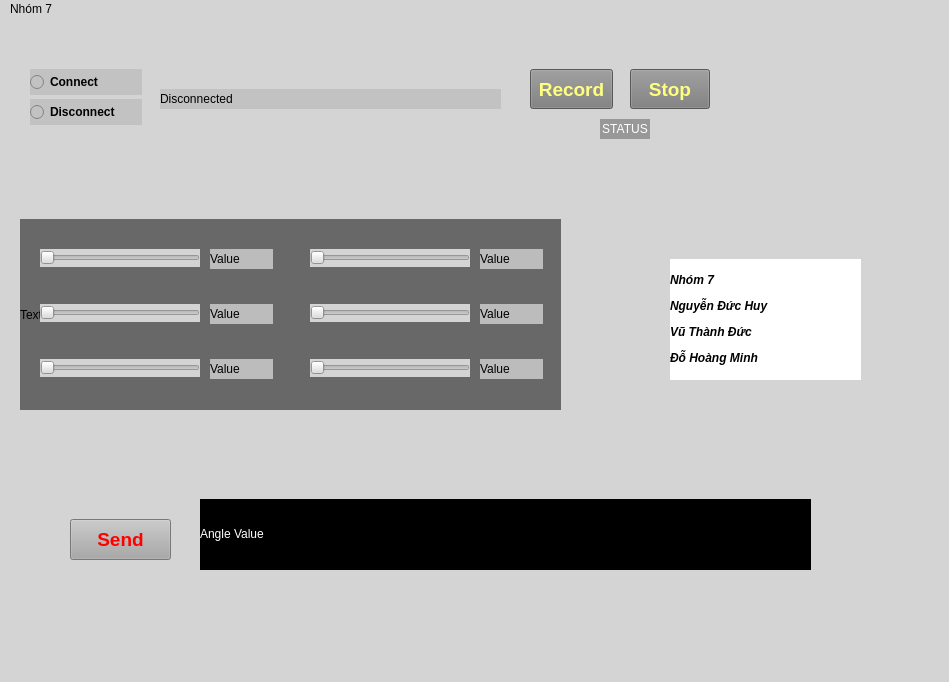
<?xml version="1.0" encoding="UTF-8"?>
<ui version="4.0">
 <class>MainWindow</class>
 <widget class="QMainWindow" name="MainWindow">
  <property name="geometry">
   <rect>
    <x>0</x>
    <y>0</y>
    <width>949</width>
    <height>682</height>
   </rect>
  </property>
  <property name="windowTitle">
   <string>CONTROLLER</string>
  </property>
  <property name="windowOpacity">
   <double>1.000000000000000</double>
  </property>
  <property name="autoFillBackground">
   <bool>false</bool>
  </property>
  <property name="styleSheet">
   <string notr="true">background-color: rgb(212, 212, 212);
color: rgb(0, 0, 0);</string>
  </property>
  <widget class="QWidget" name="centralwidget">
   <widget class="QPushButton" name="stop_btn">
    <property name="geometry">
     <rect>
      <x>630</x>
      <y>50</y>
      <width>80</width>
      <height>40</height>
     </rect>
    </property>
    <property name="font">
     <font>
      <pointsize>14</pointsize>
      <bold>true</bold>
     </font>
    </property>
    <property name="styleSheet">
     <string notr="true">background-color: rgb(124, 124, 124);
color: rgb(255, 255, 127);</string>
    </property>
    <property name="text">
     <string>Stop</string>
    </property>
   </widget>
   <widget class="QPushButton" name="record_btn">
    <property name="geometry">
     <rect>
      <x>530</x>
      <y>50</y>
      <width>83</width>
      <height>40</height>
     </rect>
    </property>
    <property name="font">
     <font>
      <pointsize>14</pointsize>
      <bold>true</bold>
     </font>
    </property>
    <property name="styleSheet">
     <string notr="true">background-color: rgb(124, 124, 124);
color: rgb(255, 255, 127);</string>
    </property>
    <property name="text">
     <string>Record</string>
    </property>
    <property name="checkable">
     <bool>false</bool>
    </property>
   </widget>
   <widget class="QPushButton" name="send_btn">
    <property name="geometry">
     <rect>
      <x>70</x>
      <y>500</y>
      <width>101</width>
      <height>41</height>
     </rect>
    </property>
    <property name="font">
     <font>
      <pointsize>14</pointsize>
      <bold>true</bold>
     </font>
    </property>
    <property name="styleSheet">
     <string notr="true">background-color: rgb(168, 168, 168);
color: rgb(255, 0, 0);</string>
    </property>
    <property name="text">
     <string>Send</string>
    </property>
   </widget>
   <widget class="QRadioButton" name="connect_btn">
    <property name="geometry">
     <rect>
      <x>30</x>
      <y>50</y>
      <width>112</width>
      <height>26</height>
     </rect>
    </property>
    <property name="font">
     <font>
      <bold>true</bold>
     </font>
    </property>
    <property name="styleSheet">
     <string notr="true">background-color: rgb(194, 194, 194);
color: rgb(0, 0, 0);
</string>
    </property>
    <property name="text">
     <string>Connect</string>
    </property>
   </widget>
   <widget class="QRadioButton" name="disconnect_btn">
    <property name="geometry">
     <rect>
      <x>30</x>
      <y>80</y>
      <width>112</width>
      <height>26</height>
     </rect>
    </property>
    <property name="font">
     <font>
      <bold>true</bold>
     </font>
    </property>
    <property name="styleSheet">
     <string notr="true">background-color: rgb(194, 194, 194);
color: rgb(0, 0, 0);
</string>
    </property>
    <property name="text">
     <string>Disconnect</string>
    </property>
   </widget>
   <widget class="QSlider" name="angle1_slider">
    <property name="geometry">
     <rect>
      <x>40</x>
      <y>230</y>
      <width>160</width>
      <height>18</height>
     </rect>
    </property>
    <property name="styleSheet">
     <string notr="true"/>
    </property>
    <property name="maximum">
     <number>180</number>
    </property>
    <property name="orientation">
     <enum>Qt::Orientation::Horizontal</enum>
    </property>
   </widget>
   <widget class="QSlider" name="angle2_slider">
    <property name="geometry">
     <rect>
      <x>310</x>
      <y>230</y>
      <width>160</width>
      <height>18</height>
     </rect>
    </property>
    <property name="minimum">
     <number>120</number>
    </property>
    <property name="maximum">
     <number>180</number>
    </property>
    <property name="orientation">
     <enum>Qt::Orientation::Horizontal</enum>
    </property>
   </widget>
   <widget class="QSlider" name="angle3_slider">
    <property name="geometry">
     <rect>
      <x>40</x>
      <y>285</y>
      <width>160</width>
      <height>18</height>
     </rect>
    </property>
    <property name="maximum">
     <number>120</number>
    </property>
    <property name="orientation">
     <enum>Qt::Orientation::Horizontal</enum>
    </property>
   </widget>
   <widget class="QSlider" name="angle4_slider">
    <property name="geometry">
     <rect>
      <x>310</x>
      <y>285</y>
      <width>160</width>
      <height>18</height>
     </rect>
    </property>
    <property name="maximum">
     <number>180</number>
    </property>
    <property name="orientation">
     <enum>Qt::Orientation::Horizontal</enum>
    </property>
   </widget>
   <widget class="QSlider" name="angle5_slider">
    <property name="geometry">
     <rect>
      <x>40</x>
      <y>340</y>
      <width>160</width>
      <height>18</height>
     </rect>
    </property>
    <property name="maximum">
     <number>180</number>
    </property>
    <property name="orientation">
     <enum>Qt::Orientation::Horizontal</enum>
    </property>
   </widget>
   <widget class="QSlider" name="angle6_slider">
    <property name="geometry">
     <rect>
      <x>310</x>
      <y>340</y>
      <width>160</width>
      <height>18</height>
     </rect>
    </property>
    <property name="minimum">
     <number>30</number>
    </property>
    <property name="maximum">
     <number>120</number>
    </property>
    <property name="orientation">
     <enum>Qt::Orientation::Horizontal</enum>
    </property>
   </widget>
   <widget class="QLabel" name="output_screen">
    <property name="geometry">
     <rect>
      <x>200</x>
      <y>480</y>
      <width>611</width>
      <height>71</height>
     </rect>
    </property>
    <property name="font">
     <font>
      <italic>false</italic>
      <underline>false</underline>
      <fontweight>ExtraBold</fontweight>
     </font>
    </property>
    <property name="styleSheet">
     <string notr="true">background-color: rgb(0, 0, 0);
color: rgb(255, 255, 255);</string>
    </property>
    <property name="text">
     <string>Angle Value</string>
    </property>
    <property name="wordWrap">
     <bool>false</bool>
    </property>
    <property name="openExternalLinks">
     <bool>false</bool>
    </property>
    <property name="textInteractionFlags">
     <set>Qt::TextInteractionFlag::LinksAccessibleByMouse|Qt::TextInteractionFlag::TextSelectableByKeyboard|Qt::TextInteractionFlag::TextSelectableByMouse</set>
    </property>
   </widget>
   <widget class="QLabel" name="record_st">
    <property name="geometry">
     <rect>
      <x>600</x>
      <y>100</y>
      <width>50</width>
      <height>20</height>
     </rect>
    </property>
    <property name="styleSheet">
     <string notr="true">background-color: rgb(152, 152, 152);
color: rgb(255, 255, 255);</string>
    </property>
    <property name="text">
     <string>STATUS</string>
    </property>
    <property name="alignment">
     <set>Qt::AlignmentFlag::AlignCenter</set>
    </property>
   </widget>
   <widget class="QLabel" name="angle1_value">
    <property name="geometry">
     <rect>
      <x>210</x>
      <y>230</y>
      <width>63</width>
      <height>20</height>
     </rect>
    </property>
    <property name="styleSheet">
     <string notr="true">background-color: rgb(188, 188, 188);
color: rgb(0, 0, 0);</string>
    </property>
    <property name="text">
     <string>Value</string>
    </property>
   </widget>
   <widget class="QLabel" name="angle2_value">
    <property name="geometry">
     <rect>
      <x>480</x>
      <y>230</y>
      <width>63</width>
      <height>20</height>
     </rect>
    </property>
    <property name="styleSheet">
     <string notr="true">background-color: rgb(188, 188, 188);
color: rgb(0, 0, 0);</string>
    </property>
    <property name="text">
     <string>Value</string>
    </property>
   </widget>
   <widget class="QLabel" name="angle3_value">
    <property name="geometry">
     <rect>
      <x>210</x>
      <y>285</y>
      <width>63</width>
      <height>20</height>
     </rect>
    </property>
    <property name="styleSheet">
     <string notr="true">background-color: rgb(188, 188, 188);
color: rgb(0, 0, 0);</string>
    </property>
    <property name="text">
     <string>Value</string>
    </property>
   </widget>
   <widget class="QLabel" name="angle4_value">
    <property name="geometry">
     <rect>
      <x>480</x>
      <y>285</y>
      <width>63</width>
      <height>20</height>
     </rect>
    </property>
    <property name="styleSheet">
     <string notr="true">background-color: rgb(188, 188, 188);
color: rgb(0, 0, 0);</string>
    </property>
    <property name="text">
     <string>Value</string>
    </property>
   </widget>
   <widget class="QLabel" name="angle5_value">
    <property name="geometry">
     <rect>
      <x>210</x>
      <y>340</y>
      <width>63</width>
      <height>20</height>
     </rect>
    </property>
    <property name="styleSheet">
     <string notr="true">background-color: rgb(188, 188, 188);
color: rgb(0, 0, 0);</string>
    </property>
    <property name="text">
     <string>Value</string>
    </property>
   </widget>
   <widget class="QLabel" name="angle6_value">
    <property name="geometry">
     <rect>
      <x>480</x>
      <y>340</y>
      <width>63</width>
      <height>20</height>
     </rect>
    </property>
    <property name="styleSheet">
     <string notr="true">background-color: rgb(188, 188, 188);
color: rgb(0, 0, 0);</string>
    </property>
    <property name="text">
     <string>Value</string>
    </property>
   </widget>
   <widget class="QLabel" name="cnt_status">
    <property name="geometry">
     <rect>
      <x>160</x>
      <y>70</y>
      <width>341</width>
      <height>20</height>
     </rect>
    </property>
    <property name="styleSheet">
     <string notr="true">background-color: rgb(194, 194, 194);
color: rgb(0, 0, 0);</string>
    </property>
    <property name="text">
     <string>Disconnected</string>
    </property>
   </widget>
   <widget class="QLabel" name="label">
    <property name="geometry">
     <rect>
      <x>20</x>
      <y>200</y>
      <width>541</width>
      <height>191</height>
     </rect>
    </property>
    <property name="styleSheet">
     <string notr="true">background-color: rgb(104, 104, 104);</string>
    </property>
    <property name="text">
     <string>TextLabel</string>
    </property>
   </widget>
   <widget class="QLabel" name="label_2">
    <property name="geometry">
     <rect>
      <x>830</x>
      <y>0</y>
      <width>101</width>
      <height>91</height>
     </rect>
    </property>
    <property name="styleSheet">
     <string notr="true">image: url(:/image/Ảnh Ổ D/logo-hust.png);</string>
    </property>
    <property name="text">
     <string/>
    </property>
   </widget>
   <widget class="QLabel" name="label_3">
    <property name="geometry">
     <rect>
      <x>800</x>
      <y>600</y>
      <width>121</width>
      <height>31</height>
     </rect>
    </property>
    <property name="styleSheet">
     <string notr="true">image: url(:/image/Ảnh Ổ D/hust.png);</string>
    </property>
    <property name="text">
     <string/>
    </property>
   </widget>
   <widget class="QLabel" name="label_4">
    <property name="geometry">
     <rect>
      <x>670</x>
      <y>240</y>
      <width>191</width>
      <height>121</height>
     </rect>
    </property>
    <property name="font">
     <font>
      <italic>true</italic>
      <bold>true</bold>
     </font>
    </property>
    <property name="styleSheet">
     <string notr="true">background-color: rgb(255, 255, 255);</string>
    </property>
    <property name="text">
     <string>&lt;html&gt;&lt;head/&gt;&lt;body&gt;&lt;p&gt;Nhóm 7 &lt;/p&gt;&lt;p&gt;Nguyễn Đức Huy &lt;/p&gt;&lt;p&gt;Vũ Thành Đức &lt;/p&gt;&lt;p&gt;Đỗ Hoàng Minh&lt;/p&gt;&lt;/body&gt;&lt;/html&gt;</string>
    </property>
   </widget>
   <zorder>label</zorder>
   <zorder>stop_btn</zorder>
   <zorder>record_btn</zorder>
   <zorder>send_btn</zorder>
   <zorder>connect_btn</zorder>
   <zorder>disconnect_btn</zorder>
   <zorder>angle1_slider</zorder>
   <zorder>angle2_slider</zorder>
   <zorder>angle3_slider</zorder>
   <zorder>angle4_slider</zorder>
   <zorder>angle5_slider</zorder>
   <zorder>angle6_slider</zorder>
   <zorder>output_screen</zorder>
   <zorder>record_st</zorder>
   <zorder>angle1_value</zorder>
   <zorder>angle2_value</zorder>
   <zorder>angle3_value</zorder>
   <zorder>angle4_value</zorder>
   <zorder>angle5_value</zorder>
   <zorder>angle6_value</zorder>
   <zorder>cnt_status</zorder>
   <zorder>label_2</zorder>
   <zorder>label_3</zorder>
   <zorder>label_4</zorder>
  </widget>
  <widget class="QMenuBar" name="menubar">
   <property name="geometry">
    <rect>
     <x>0</x>
     <y>0</y>
     <width>949</width>
     <height>25</height>
    </rect>
   </property>
   <widget class="QMenu" name="menuController">
    <property name="title">
     <string>Nhóm 7</string>
    </property>
   </widget>
   <addaction name="menuController"/>
  </widget>
  <widget class="QStatusBar" name="statusbar"/>
 </widget>
 <resources/>
 <connections/>
</ui>
